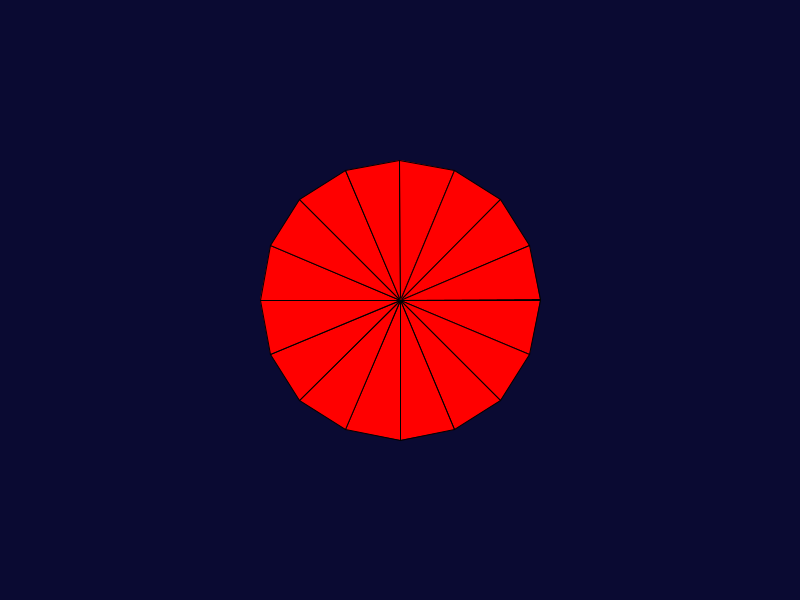
Frame 1 (no input)
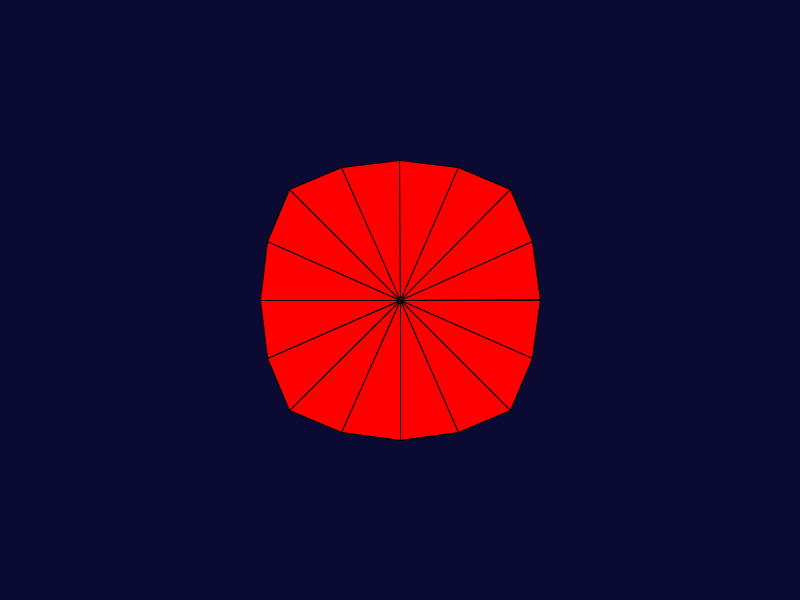
Frame 60 (the mouse pressed at the canvas centre just before this capture)
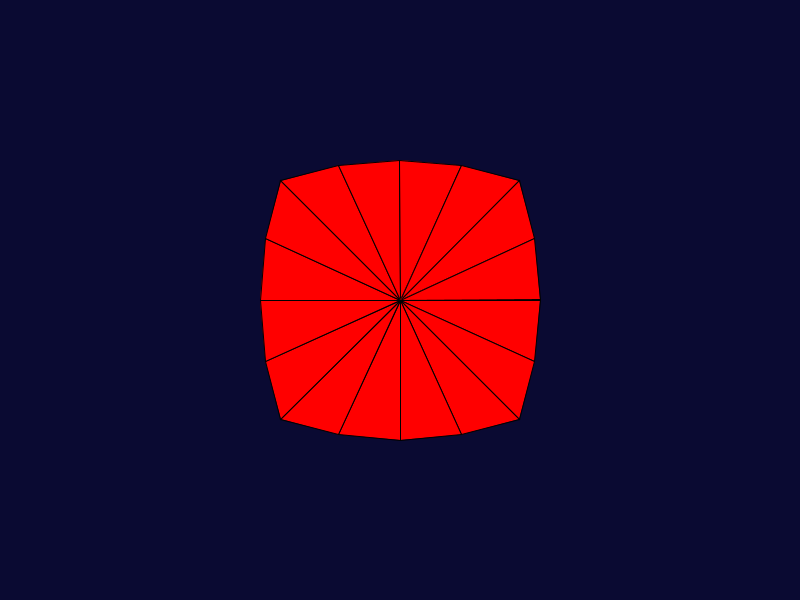
Frame 120 (the mouse held since frame 60 and released just before this capture)

The Processing sketch that drew these frames (run headless with seeded random() and noise(); from frame 60 on, the mouse is pressed at the canvas centre):

// Processing sketch: InterpolationPart2
// ── InterpolationPart2.pde
float windowx = 800;  // window width in px
float windowy = 600;  // window height in px
float pi = 3.14159;   // PI
int r;                // radius
float ms;             // millis()
float seconds;        // seconds it takes to do the motion
float t;              // time in lerp formula
int len;              // length of square (r*2);
int number;           // number of triangles
int num;              // number of triangles of each side in square  (number/4)

void setup() {
  size(800, 600);
  background(10, 10, 50);
}

void draw() {
  background(10, 10, 50);
  ms = millis();
  seconds = 5;   // seconds for lerp
  t = calculateT(seconds, ms);
  r = 140;    // radius
  len = r*2; // length of each side of the square
  number = 16; // number of triangles (must be divisible by 4)
  num = number/4; // number of triangles for each side
  
  // C
  for(int i=0; i<number; i++){
    float[] cCircle = cCircle(i, pi, number); // circle coordinates
    float[] cCoordinates = cSquare(i, len, num); // square coordinates
    fill(255, 0, 0);
    triangle(windowx/2, windowy/2,
    lerpFormula(t, cCircle[0], cCoordinates[2]), lerpFormula(t, cCircle[1], cCoordinates[1]),
    lerpFormula(t, cCircle[2], cCoordinates[0]), lerpFormula(t, cCircle[3], cCoordinates[3]));
  }
}

// lerp formula
float lerpFormula(float t, float p1, float p2) {
   return (1-t)*p1 + t*p2;
}

// calculates t value. Returns a number between 0 and 1.
float calculateT(float seconds, float ms){
  float placeholder;
  placeholder = ms/1000/seconds%2;
  if(placeholder>1){
    return 2-placeholder; 
  } 
  return placeholder;
}

// returns the square coordinates
float[] cSquare(float i, float len, float num){
    float[] coordinates = new float[4]; // return variable
    float x1; // x of first point
    float x2; // x of second point
    float y1; // y of first point
    float y2; // y of second point

    // This creates the point in the same order as the circle.
    // It starts from (1, 0) and then clockwise
    if(i<2){ // half on right
    x1 = windowx/2+len/2;
    y1 = windowy/2-len/2+len/num*(i+2);
    x2 = windowx/2+len/2;
    y2 = windowy/2-len/2+len/num*(i+3);
    } else if(i<6){ //bottom
    x1 = windowx/2-len/2+len/num*(5-i);
    y1 = windowy/2+len/2;
    x2 = windowx/2-len/2+len/num*(6-i);
    y2 = windowy/2+len/2;
    } else if(i<10){ // left
    x1 = windowx/2-len/2;
    y1 = windowy/2-len/2+len/num*(10-i);
    x2 = windowx/2-len/2;
    y2 = windowy/2-len/2+len/num*(9-i);
    } else if(i<14){ // top
    x1 = windowx/2-len/2+len/num*(-9+i);
    y1 = windowy/2-len/2;
    x2 = windowx/2-len/2+len/num*(-10+i);
    y2 = windowy/2-len/2;
    } else {         // rest of the half on the right
    x1 = windowx/2+len/2;
    y1 = windowy/2-len/2+len/num*(i-14);
    x2 = windowx/2+len/2;
    y2 = windowy/2-len/2+len/num*(i-13);
    }

    // sets the coordinates in array
    coordinates[0] = x1;
    coordinates[1] = y1;
    coordinates[2] = x2;
    coordinates[3] = y2;
    // returns the array
    return coordinates;     
}

// returns the circle coordinates
float[] cCircle(float i, float pi, float num){
    float[] coordinates = new float[4]; // return variable
    // It starts from (1, 0) and then clockwise
    coordinates[0] = windowx/2 + r*cos(i*2*pi/num);
    coordinates[1] = windowy/2 + r*sin(i*2*pi/num);
    coordinates[2] = windowx/2 + r*cos((i+1)*2*pi/num);
    coordinates[3] = windowy/2 + r*sin((i+1)*2*pi/num);
    // returns the array
    return coordinates;
}
